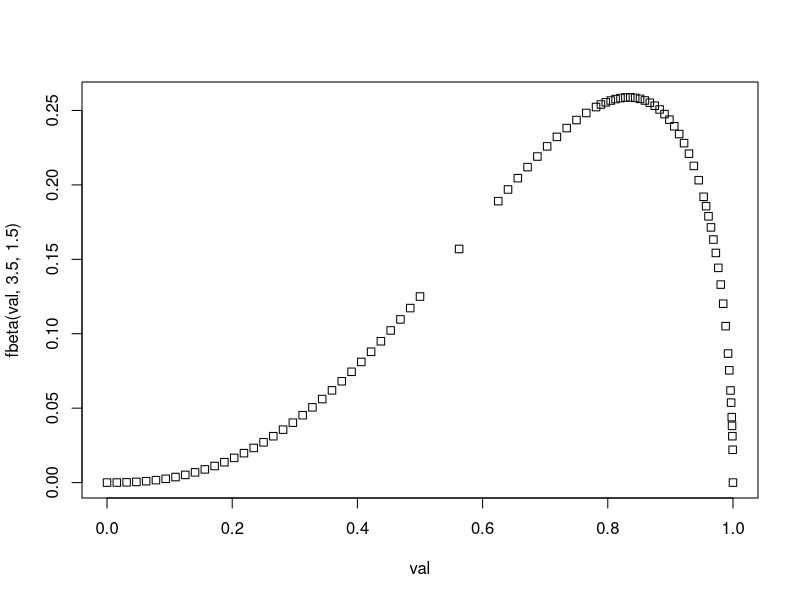

Generate this figure with R:
#### -*- R -*-
# Adaptive integration:  Venables and Ripley pp. 105-110
# This is the basic integrator.

area <- function(f, a, b, ..., fa = f(a, ...), fb = f(b, ...), limit
	 = 10, eps = 1.e-5)
{
	h <- b - a      
	d <- (a + b)/2
	fd <- f(d, ...) 
	a1 <- ((fa + fb) * h)/2
	a2 <- ((fa + 4 * fd + fb) * h)/6
	if(abs(a1 - a2) < eps)  
		return(a2)  
	if(limit == 0) {
		warning(paste("iteration limit reached near x = ",
			d))
		return(a2)
	}       
	area(f, a, d, ..., fa = fa, fb = fd, limit = limit - 1,
		eps = eps) + area(f, d, b, ..., fa = fd, fb =
		fb, limit = limit - 1, eps = eps)
}


# The function to be integrated

fbeta <- function(x, alpha, beta)
{
	x^(alpha - 1) * (1 - x)^(beta - 1)
}


# Compute the approximate integral, the exact integral and the error

b0 <- area(fbeta, 0, 1, alpha=3.5, beta=1.5)
b1 <- exp(lgamma(3.5) + lgamma(1.5) - lgamma(5))
c(b0, b1, b0-b1)


# Modify the function so that it records where it was evaluated

fbeta.tmp <- function (x, alpha, beta) 
{
	val <<- c(val, x)
	x^(alpha - 1) * (1 - x)^(beta - 1)
}


# Recompute and plot the evaluation points.

val <- NULL
b0 <- area(fbeta.tmp, 0, 1, alpha=3.5, beta=1.5)
plot(val, fbeta(val, 3.5, 1.5), pch=0)


# Better programming style -- renaming the function will have no effect.
# The use of "Recall" as in V+R is VERY black magic.  You can get the
# same effect transparently by supplying a wrapper function.
# This is the approved Abelson+Sussman method.

area <- function(f, a, b, ..., limit=10, eps=1e-5) {
	area2 <- function(f, a, b, ..., fa = f(a, ...), fb = f(b, ...),
			limit = limit, eps = eps) {
		h <- b - a
		d <- (a + b)/2
		fd <- f(d, ...) 
		a1 <- ((fa + fb) * h)/2
		a2 <- ((fa + 4 * fd + fb) * h)/6
		if(abs(a1 - a2) < eps)
			return(a2)
		if(limit == 0) {
			warning(paste("iteration limit reached near x =", d))
			return(a2)
		}
		area2(f, a, d, ..., fa = fa, fb = fd, limit = limit - 1,
			eps = eps) + area2(f, d, b, ..., fa = fd, fb =
			fb, limit = limit - 1, eps = eps)
	}
	area2(f, a, b, ..., limit=limit, eps=eps)
}
